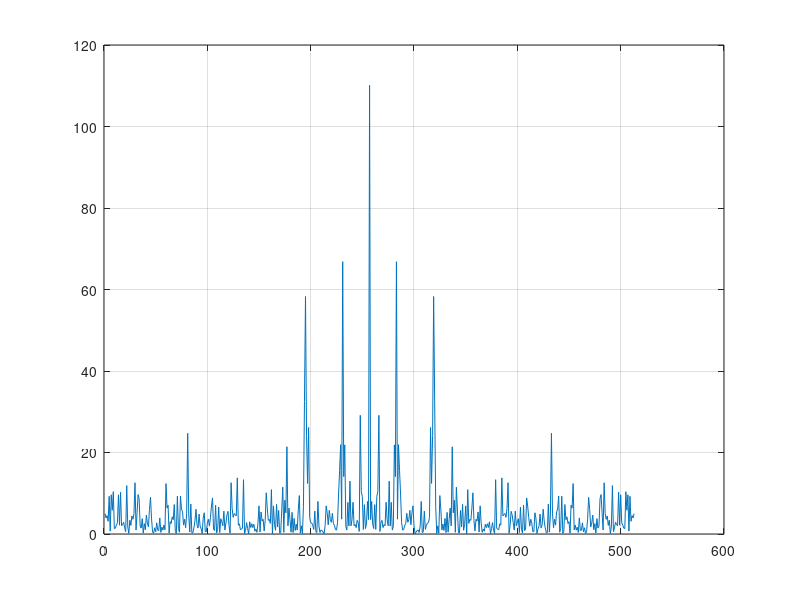

The MATLAB source for this figure:
rand('state',0);
t=0:0.001:0.512;
x=sin(2*pi*50*t)+sin(2*pi*120*t);
y=x+2*randn(size(t))+0.3;
Y=fft(y);
 
Y=fftshift(Y);
Pyy=Y.*conj(Y)/512;
plot(Pyy)
grid
